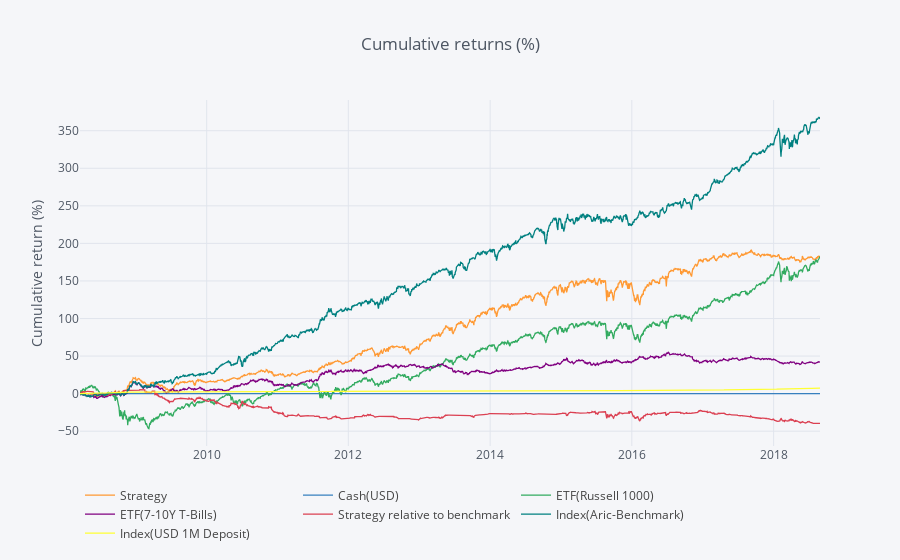
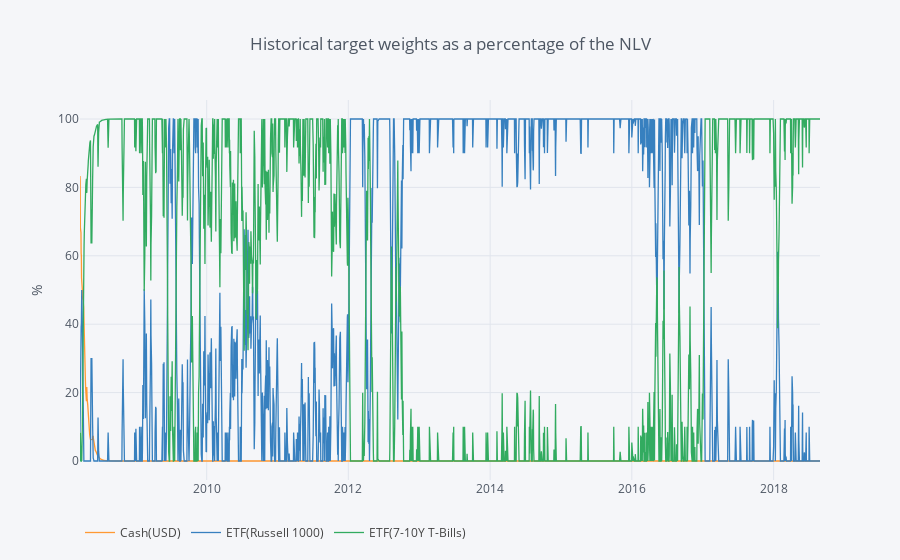
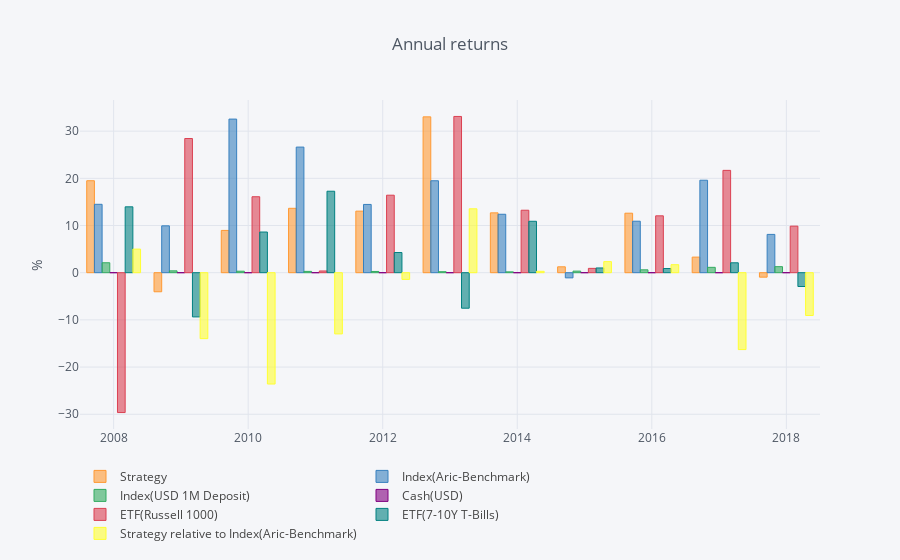

Source (notebook cell) for these figures, in order:
### Code cell
episode.renderer.cumulative_performance.to_plotly()
episode.renderer.target_weights.to_plotly()
episode.renderer.annual_returns.to_plotly()
episode.renderer.tearsheet()

### Figure 1 — Plotly figure (JSON) as saved in the notebook; plotly's stock layout.template omitted (floating-point values rounded to 4 significant figures; data arrays with more than 128 entries replaced by an {"elided": "..."} marker saying what was removed)
{"data": [{"line": {"color": "rgba(255, 153, 51, 1.0)", "dash": "solid", "shape": "linear", "width": 1.3}, "mode": "lines", "name": "Strategy", "text": "", "type": "scatter", "uid": "c82dce37-8af1-4700-bee5-bdb7cf0c08de", "x": {"elided": "2725 str values"}, "y": {"elided": "2725 float values"}}, {"line": {"color": "rgba(55, 128, 191, 1.0)", "dash": "solid", "shape": "linear", "width": 1.3}, "mode": "lines", "name": "Cash(USD)", "text": "", "type": "scatter", "uid": "52dc8e26-886d-40c4-ad91-27eb0663d7ca", "x": {"elided": "2725 str values"}, "y": {"elided": "2725 int values"}}, {"line": {"color": "rgba(50, 171, 96, 1.0)", "dash": "solid", "shape": "linear", "width": 1.3}, "mode": "lines", "name": "ETF(Russell 1000)", "text": "", "type": "scatter", "uid": "7e9db6b6-f3e7-4ab9-bb5e-5975c1b307d2", "x": {"elided": "2725 str values"}, "y": {"elided": "2725 float values"}}, {"line": {"color": "rgba(128, 0, 128, 1.0)", "dash": "solid", "shape": "linear", "width": 1.3}, "mode": "lines", "name": "ETF(7-10Y T-Bills)", "text": "", "type": "scatter", "uid": "466466ba-9321-4474-abb9-dfacfb905bed", "x": {"elided": "2725 str values"}, "y": {"elided": "2725 float values"}}, {"line": {"color": "rgba(219, 64, 82, 1.0)", "dash": "solid", "shape": "linear", "width": 1.3}, "mode": "lines", "name": "Strategy relative to benchmark", "text": "", "type": "scatter", "uid": "7deb79a4-9c40-4955-92ee-fb5d5982bb8c", "x": {"elided": "2725 str values"}, "y": {"elided": "2725 float values"}}, {"line": {"color": "rgba(0, 128, 128, 1.0)", "dash": "solid", "shape": "linear", "width": 1.3}, "mode": "lines", "name": "Index(Aric-Benchmark)", "text": "", "type": "scatter", "uid": "0191544b-8f37-4371-8b3d-415e4209eb95", "x": {"elided": "2725 str values"}, "y": {"elided": "2725 float values"}}, {"line": {"color": "rgba(255, 255, 51, 1.0)", "dash": "solid", "shape": "linear", "width": 1.3}, "mode": "lines", "name": "Index(USD 1M Deposit)", "text": "", "type": "scatter", "uid": "e25926c7-c1a3-408f-a5be-8dd28431e002", "x": {"elided": "2725 str values"}, "y": {"elided": "2725 float values"}}], "layout": {"legend": {"orientation": "h"}, "paper_bgcolor": "#F5F6F9", "plot_bgcolor": "#F5F6F9", "showlegend": true, "title": {"font": {"color": "#4D5663"}, "text": "Cumulative returns (%)"}, "xaxis": {"gridcolor": "#E1E5ED", "showgrid": true, "tickfont": {"color": "#4D5663"}, "title": {"font": {"color": "#4D5663"}, "text": ""}, "zerolinecolor": "#E1E5ED"}, "yaxis": {"gridcolor": "#E1E5ED", "showgrid": true, "tickfont": {"color": "#4D5663"}, "title": {"font": {"color": "#4D5663"}, "text": "Cumulative return (%)"}, "zerolinecolor": "#E1E5ED"}}}

### Figure 2 — Plotly figure (JSON) as saved in the notebook; plotly's stock layout.template omitted (floating-point values rounded to 4 significant figures; data arrays with more than 128 entries replaced by an {"elided": "..."} marker saying what was removed)
{"data": [{"line": {"color": "rgba(255, 153, 51, 1.0)", "dash": "solid", "shape": "linear", "width": 1.3}, "mode": "lines", "name": "Cash(USD)", "text": "", "type": "scatter", "uid": "987d205b-da3a-4489-8280-cc687008297f", "x": {"elided": "2725 str values"}, "y": {"elided": "2725 float values"}}, {"line": {"color": "rgba(55, 128, 191, 1.0)", "dash": "solid", "shape": "linear", "width": 1.3}, "mode": "lines", "name": "ETF(Russell 1000)", "text": "", "type": "scatter", "uid": "d6fa3d97-e8c7-4d3a-9b7c-705e79070830", "x": {"elided": "2725 str values"}, "y": {"elided": "2725 float values"}}, {"line": {"color": "rgba(50, 171, 96, 1.0)", "dash": "solid", "shape": "linear", "width": 1.3}, "mode": "lines", "name": "ETF(7-10Y T-Bills)", "text": "", "type": "scatter", "uid": "f6569718-aace-4577-8ac2-f438397ffe8a", "x": {"elided": "2725 str values"}, "y": {"elided": "2725 float values"}}], "layout": {"legend": {"orientation": "h"}, "paper_bgcolor": "#F5F6F9", "plot_bgcolor": "#F5F6F9", "showlegend": true, "title": {"font": {"color": "#4D5663"}, "text": "Historical target weights as a percentage of the NLV"}, "xaxis": {"gridcolor": "#E1E5ED", "showgrid": true, "tickfont": {"color": "#4D5663"}, "title": {"font": {"color": "#4D5663"}, "text": ""}, "zerolinecolor": "#E1E5ED"}, "yaxis": {"gridcolor": "#E1E5ED", "showgrid": true, "tickfont": {"color": "#4D5663"}, "title": {"font": {"color": "#4D5663"}, "text": "%"}, "zerolinecolor": "#E1E5ED"}}}

### Figure 3 — Plotly figure (JSON) as saved in the notebook; plotly's stock layout.template omitted (floating-point values rounded to 4 significant figures)
{"data": [{"marker": {"color": "rgba(255, 153, 51, 0.6)", "line": {"color": "rgba(255, 153, 51, 1.0)", "width": 1}}, "name": "Strategy", "orientation": "v", "text": "", "type": "bar", "uid": "3c8292b4-b400-4fa6-98c8-1a1613c8b94f", "x": [2008, 2009, 2010, 2011, 2012, 2013, 2014, 2015, 2016, 2017, 2018], "y": [19.49, -4.04, 8.961, 13.65, 13.05, 33.02, 12.68, 1.248, 12.61, 3.307, -0.9449]}, {"marker": {"color": "rgba(55, 128, 191, 0.6)", "line": {"color": "rgba(55, 128, 191, 1.0)", "width": 1}}, "name": "Index(Aric-Benchmark)", "orientation": "v", "text": "", "type": "bar", "uid": "8bcf8412-5732-40c4-96f9-9f1152c7df7b", "x": [2008, 2009, 2010, 2011, 2012, 2013, 2014, 2015, 2016, 2017, 2018], "y": [14.49, 9.934, 32.55, 26.62, 14.47, 19.49, 12.39, -1.096, 10.91, 19.6, 8.117]}, {"marker": {"color": "rgba(50, 171, 96, 0.6)", "line": {"color": "rgba(50, 171, 96, 1.0)", "width": 1}}, "name": "Index(USD 1M Deposit)", "orientation": "v", "text": "", "type": "bar", "uid": "a2e0f224-657d-4354-ad28-292b64e1c148", "x": [2008, 2009, 2010, 2011, 2012, 2013, 2014, 2015, 2016, 2017, 2018], "y": [2.108, 0.3929, 0.3159, 0.2778, 0.2631, 0.2107, 0.1756, 0.3368, 0.6098, 1.135, 1.279]}, {"marker": {"color": "rgba(128, 0, 128, 0.6)", "line": {"color": "rgba(128, 0, 128, 1.0)", "width": 1}}, "name": "Cash(USD)", "orientation": "v", "text": "", "type": "bar", "uid": "918b2e59-0f13-48ad-8dba-88cf7e555df6", "x": [2008, 2009, 2010, 2011, 2012, 2013, 2014, 2015, 2016, 2017, 2018], "y": [0, 0, 0, 0, 0, 0, 0, 0, 0, 0, 0]}, {"marker": {"color": "rgba(219, 64, 82, 0.6)", "line": {"color": "rgba(219, 64, 82, 1.0)", "width": 1}}, "name": "ETF(Russell 1000)", "orientation": "v", "text": "", "type": "bar", "uid": "80e12060-5c9c-4bdc-9665-3e52885d72e2", "x": [2008, 2009, 2010, 2011, 2012, 2013, 2014, 2015, 2016, 2017, 2018], "y": [-29.63, 28.43, 16.1, 0.3663, 16.42, 33.11, 13.24, 0.9175, 12.05, 21.69, 9.869]}, {"marker": {"color": "rgba(0, 128, 128, 0.6)", "line": {"color": "rgba(0, 128, 128, 1.0)", "width": 1}}, "name": "ETF(7-10Y T-Bills)", "orientation": "v", "text": "", "type": "bar", "uid": "6af66db9-1f59-4327-93df-6b79679f3617", "x": [2008, 2009, 2010, 2011, 2012, 2013, 2014, 2015, 2016, 2017, 2018], "y": [13.96, -9.37, 8.618, 17.27, 4.275, -7.525, 10.9, 1.004, 0.885, 2.1, -2.923]}, {"marker": {"color": "rgba(255, 255, 51, 0.6)", "line": {"color": "rgba(255, 255, 51, 1.0)", "width": 1}}, "name": "Strategy relative to Index(Aric-Benchmark)", "orientation": "v", "text": "", "type": "bar", "uid": "6e14333e-d4b5-4f09-b400-a83328019941", "x": [2008, 2009, 2010, 2011, 2012, 2013, 2014, 2015, 2016, 2017, 2018], "y": [4.997, -13.97, -23.59, -12.97, -1.423, 13.54, 0.2977, 2.344, 1.699, -16.29, -9.062]}], "layout": {"legend": {"orientation": "h"}, "paper_bgcolor": "#F5F6F9", "plot_bgcolor": "#F5F6F9", "showlegend": true, "title": {"font": {"color": "#4D5663"}, "text": "Annual returns"}, "xaxis": {"gridcolor": "#E1E5ED", "showgrid": true, "tickfont": {"color": "#4D5663"}, "title": {"font": {"color": "#4D5663"}, "text": ""}, "zerolinecolor": "#E1E5ED"}, "yaxis": {"gridcolor": "#E1E5ED", "showgrid": true, "tickfont": {"color": "#4D5663"}, "title": {"font": {"color": "#4D5663"}, "text": "%"}, "zerolinecolor": "#E1E5ED"}}}
